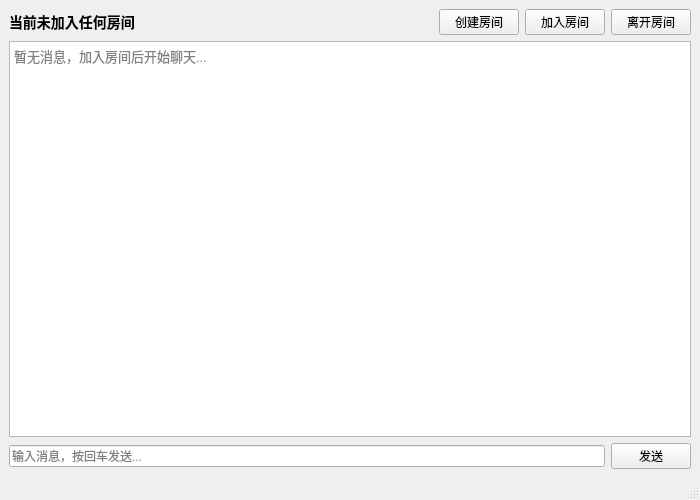
<?xml version="1.0" encoding="UTF-8"?>
<ui version="4.0">
 <class>ChatWindow</class>
 <widget class="QMainWindow" name="ChatWindow">
  <property name="geometry">
   <rect>
    <x>0</x>
    <y>0</y>
    <width>700</width>
    <height>500</height>
   </rect>
  </property>
  <property name="windowTitle">
   <string>EchoNet Client</string>
  </property>
  <widget class="QWidget" name="centralwidget">
   <layout class="QVBoxLayout" name="verticalLayout">
    <item>
     <layout class="QHBoxLayout" name="topLayout">
      <item>
       <widget class="QLabel" name="roomLabel">
        <property name="text">
         <string>当前未加入任何房间</string>
        </property>
        <property name="styleSheet">
         <string notr="true">font-size: 14px; font-weight: bold;</string>
        </property>
       </widget>
      </item>
      <item>
       <spacer name="horizontalSpacer">
        <property name="orientation">
         <enum>Qt::Horizontal</enum>
        </property>
        <property name="sizeHint" stdset="0">
         <size>
          <width>40</width>
          <height>20</height>
         </size>
        </property>
       </spacer>
      </item>
      <item>
       <widget class="QPushButton" name="createRoomBtn">
        <property name="text">
         <string>创建房间</string>
        </property>
       </widget>
      </item>
      <item>
       <widget class="QPushButton" name="joinRoomBtn">
        <property name="text">
         <string>加入房间</string>
        </property>
       </widget>
      </item>
      <item>
       <widget class="QPushButton" name="leaveRoomBtn">
        <property name="text">
         <string>离开房间</string>
        </property>
       </widget>
      </item>
     </layout>
    </item>
    <item>
     <widget class="QTextEdit" name="chatTextEdit">
      <property name="readOnly">
       <bool>true</bool>
      </property>
      <property name="placeholderText">
       <string>暂无消息，加入房间后开始聊天...</string>
      </property>
      <property name="styleSheet">
       <string notr="true">font-size: 13px;</string>
      </property>
     </widget>
    </item>
    <item>
     <layout class="QHBoxLayout" name="bottomLayout">
      <item>
       <widget class="QLineEdit" name="inputLineEdit">
        <property name="placeholderText">
         <string>输入消息，按回车发送...</string>
        </property>
       </widget>
      </item>
      <item>
       <widget class="QPushButton" name="sendBtn">
        <property name="text">
         <string>发送</string>
        </property>
       </widget>
      </item>
     </layout>
    </item>
   </layout>
  </widget>
  <widget class="QStatusBar" name="statusbar"/>
 </widget>
 <resources/>
 <connections/>
</ui>
